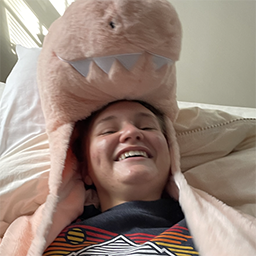
#> input picture test.png, 256 x 256 px
$ python App.py
#> lines starting #> are read from the running program, lines starting #| are printed output that depends on the picture
### utils.py
import math,numpy
from scipy import fftpack

#run length encodes a string
# [32 lines left out: functions rle, rle_decode, zigzag, not called in this run]


QUANT_MATRIX = numpy.array([
    [16,11,10,16,24,40,51,61],
    [12,12,14,19,26,58,60,55],
    [14,13,16,24,40,57,69,56],
    [14,17,22,29,51,87,80,62],
    [18,22,37,56,68,109,103,77],
    [24,35,55,64,81,104,113,92],
    [49,64,78,87,103,121,120,101],
    [72,92,95,98,112,100,103,99],
])


#scaling the quant matrix because it makes the image appear significantly less grainy
def quantize_down(m):
    ret = numpy.ones((8,8))
    for i in range(8):
        for j in range(8):
            ret[i][j] = m[i][j]/(QUANT_MATRIX/200)[i][j]
    return ret.astype(int)

# [6 lines left out: function quantize_up, not called in this run]


#2D Discrete cosine transform - first dct on 0th axis, then on first to emulate 2D DCT
#automatically does type 2 for normally spaced data (because it's an image so we assume distance between pixels is consistent)
def dct2(x):
    return fftpack.dct( fftpack.dct( x, axis=0, norm='ortho' ), type=2,axis=1, norm='ortho' )

#just inverse of above
def idct2(x):
    return fftpack.idct( fftpack.idct( x, axis=0 , norm='ortho'), type=2,axis=1 , norm='ortho')


#using byte scalar to force color values to stay within 1 byte
def chunk2bytes(chunk, byte_scalar):
    flat = []
    for i in range(chunk.shape[0]):
        for j in range(chunk.shape[1]):
            flat.append(int(round(chunk[i][j] * byte_scalar))+128)
    return bytearray(flat)

def maxchunkval(chunk):
    mv = 0
    for i in range(chunk.shape[0]):
        for j in range(chunk.shape[1]):
            if abs(chunk[i][j]) > mv:
                mv = abs(chunk[i][j])
    return mv

# [18 lines left out: functions bytes2chunk, add_closest_cluster, not called in this run]

### Huffman.py
import json
import bitstring

import numpy as np
class Node:
    def __init__(self, occurences, left=None,right=None,value=''):
        self.value = value
        self.occurences = occurences
        self.right=right
        self.left=left
    def get_symbol_dict(self,d,path):
        if not self.value=='':
            d[self.value] = path
            return d
        if(not self.left==None):
            d = self.left.get_symbol_dict(d,path+'0')
        if(not self.right==None):
           d = self.right.get_symbol_dict(d,path+'1')
        return d
    # [25 lines left out: functions get_symbol, deserialize_tree, not called in this run]


def decompress(from_file):
    bin_info = from_file+'.aejpg'
    tree_info = from_file+'_tree.json'

    tree = deserialize_tree(open(tree_info).read())
    inf = str(bitstring.BitArray(open(bin_info,'rb').read()).bin)
    ret = bytearray()
    sym = tree.get_symbol(inf)
    while(not sym == None):
        ret+=bytearray([int(sym[0])])
        inf = sym[1]
        sym  = tree.get_symbol(inf)
    return ret

def compress(inf,to_file):
    occurences = {}
    for item in inf:
        if item in occurences:
            occurences[item]+=1
        else:
            occurences[item]=1
    forest = []
    for k,v in occurences.items():
        forest.append(
            Node(v,value=k)
        )
    while(len(forest)>1):
        forest = sorted(forest, key=lambda node: node.occurences)
        n1 = forest.pop(0)
        n2 = forest.pop(0)
        n_new = Node(n1.occurences+n2.occurences,left=n1,right=n2)
        forest.append(n_new)
    ret = ''

    symbols = forest[0].get_symbol_dict({},'')

    for sym in inf:
        ret+=symbols[sym]
    ret = bitstring.BitArray(bin=ret).tobytes()


    open(to_file+'.aejpg','wb').write(ret)
    open(to_file+'_tree.json','w+').write(json.dumps(occurences))

### App.py
import numpy
from skimage.io import imread
from skimage.color import rgb2gray
import matplotlib.pyplot as plt
from Huffman import compress, decompress
import os

from utils import chunk2bytes, bytes2chunk, idct2,dct2, maxchunkval, quantize_down, quantize_up


img = rgb2gray(imread('test.png'))
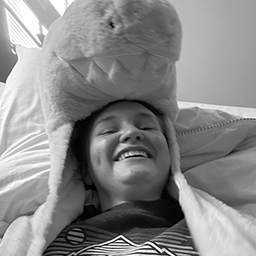
#> img: shape (256, 256) float64; min 0, max 1, mean 0.537
shape = img.shape
#> shape = (256, 256)

'''
Compression
'''
#separate image into 8 * 8 chunks

chunks = []

for i in range(0,len(img), 8):
    for j in range(0, len(img[0]), 8):
        chunks.append(img[i:(i+8),j:(j+8)])
#> this loop made 32 passes
#> i on passes 2 to 13: 8, 16, 24, 32, 40, 48, 56, 64, 72, 80, 88, 96
#> after the loop, chunks = 1024 items

#find the max value seen in a chunk to scale them and do some DCT and quantization filtering stuff
max_val = 0
for i in range(len(chunks)):
    chunks[i] = quantize_down(dct2(chunks[i]))
    mv_t = maxchunkval(chunks[i])
    if(mv_t>max_val):
        max_val = mv_t
#> this loop made 1024 passes
#> (mv_t, max_val) on passes 1, 2, 3, 8: (75, 75), (94, 94), (97, 97), (99, 99)
#> mv_t on passes 4, 5, 6, 7, 9, 10: 79, 71, 73, 87, 89, 75
#> after the loop, max_val = 99
if max_val>128:
    max_val = 128/max_val
else:
    max_val = 1

#prepare chunks for huffman encoding
ba = chunk2bytes(chunks[0],max_val)
#> after the loop in chunk2bytes, `for i in range(chunk.shape[0]):`: flat = 64 values, max 203 at index 0, min 118 at index 1, mean 129
for i in range(1,len(chunks)):
    ba += chunk2bytes(chunks[i],max_val)

#write the shape
with open('dim','w+') as f:
    f.write(str(shape[0])+','+str(shape[1])+','+str(max_val))
compress(ba,'out')
#> (the call stopped at in compress, `ret = bitstring.BitArray(bin=ret).tobytes()`: bitstring is not available in this run)


'''
DECOMPRESSION
'''

shape = [0,0]
max_val = 1
with open('dim','r') as f:
    ss = f.read()
    shape[0] = int(ss.split(',')[0])
    shape[1] = int(ss.split(',')[1])
    max_val = int(ss.split(',')[2])

bts = decompress('out')
#> (the run stopped early here; a loop or call above may not have finished)
